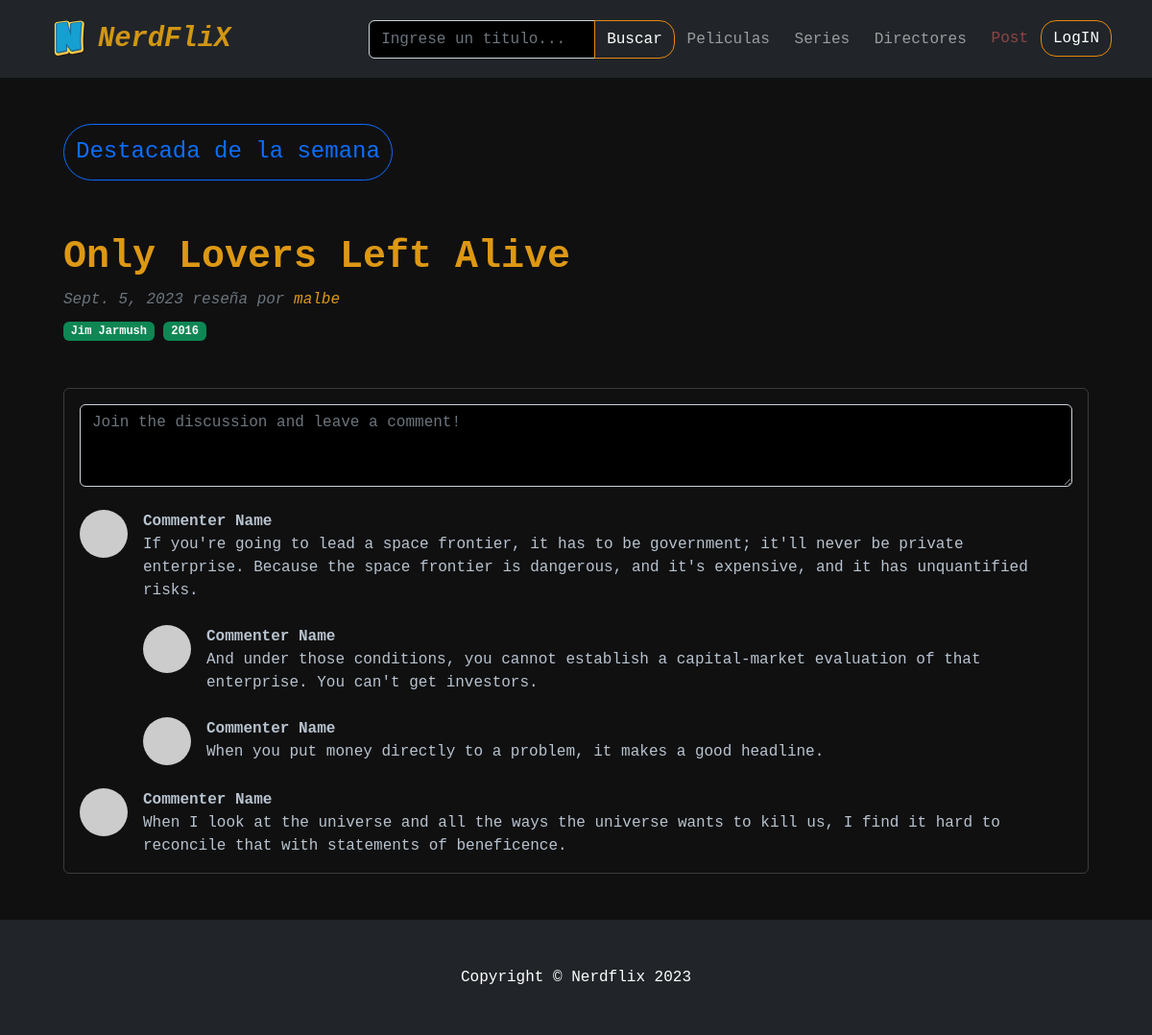
The page / on the database its author committed.
### AppCoder/models.py (models this page shows, shortened)
class Peliculas(models.Model):
    titulo =models.CharField(max_length=50)
    slug = models.SlugField(unique=True,null=True)
    fecha_creacion=models.DateField(auto_now_add=True)
    genero= models.ManyToManyField(Generos)
    año=models.IntegerField(blank=True,null=True)
    director = models.ForeignKey(Directores,on_delete=models.CASCADE,null=True)
    reseña = models.TextField(null=True)
    autor_reseña= models.ForeignKey(User,on_delete=models.CASCADE,null=True)
    cover = models.ImageField(null=True)
    imagen = models.ImageField(null=True)
    video_link = EmbedVideoField(blank=True,null=True)
    destacada= models.BooleanField(default=False)

class Directores(models.Model):
    nombre =models.CharField(max_length=50)
    apellido=models.CharField(max_length=50)
    slug = models.SlugField(unique=True,null=True)
    biografia= models.TextField(blank=True,null=True)
    imagen= models.ImageField(null=True)
    filmografia=models.ManyToManyField('Peliculas',blank=True)
    citas=models.CharField(max_length=300,null=True)
    def __str__(self):
        return f'{self.nombre} {self.apellido}'

### AppCoder/views.py (the view)
# urls.py: path('',inicio,name='inicio'),
def inicio(request):
    peliculas= Peliculas.objects.all()
    directores = Directores.objects.all()
    curadores= Curadores.objects.all()
    destacada= Peliculas.objects.filter(destacada=True)
    context= {
         'peliculas' : peliculas,
         'directores': directores,
         'curadores': curadores,
         'destacada':destacada,
    }
    return render(request,"AppCoder/inicio.html",context=context)

### AppCoder/context_processors.py (called while the page is built)
def generos_contexto(request):
    generos=Generos.objects.all()
    return {
        'generos':generos
    }

### AppCoder/templates/AppCoder/inicio.html (shortened to what this page needs)
{% extends "Base.html" %}
{% load static %}
{% load embed_video_tags %}
{% block contenidoQueCambia %}
        <div class="container mt-5">
            <div class="row">
                <div class="col-lg-12">
                    {% for pelicula in peliculas %}
                    {% if pelicula.destacada == True %}
                    <article>
                        <header class="mb-4">
                            <nav class="blog-pagination " aria-label="Pagination">
                            <a class="btn btn-outline-primary rounded-pill"><h4>Destacada de la semana</h4></a>
                           </nav>
                            <br>
                            <br>
                            <h1><a class="fw-bolder mb-1" href="{% url 'peliculas_detalle' pelicula.slug %}">{{ pelicula.titulo }}</a></h1>
                            <div class="text-muted fst-italic mb-2"> {{ pelicula.fecha_creacion}} reseña por <a class="list-unstyled" href="{% url 'usuarios_detalle' pelicula.autor_reseña.id  %}">{{ pelicula.autor_reseña}}</a></div>
                            <a class="badge bg-secondary text-decoration-none link-light" href="{% url 'directores_detalle' pelicula.director.slug %}">{{ pelicula.director}} </a>
                            <a class="badge bg-secondary text-decoration-none link-light">{{ pelicula.año}}</a>
                    </article>
                    {% endif %}
                    {% endfor %}
                    <br>
                    <section class="mb-5">
                        <div class="card bg-light">
                            <div class="card-body">
                                <form class="mb-4"><textarea class="form-control" rows="3" placeholder="Join the discussion and leave a comment!"></textarea></form>
                                <div class="d-flex mb-4">
                                    <div class="flex-shrink-0"><img class="rounded-circle" src="https://dummyimage.com/50x50/ced4da/6c757d.jpg" alt="..." /></div>
                                    <div class="ms-3">
                                        <div class="fw-bold">Commenter Name</div>
                                        If you're going to lead a space frontier, it has to be government; it'll never be private enterprise. Because the space frontier is dangerous, and it's expensive, and it has unquantified risks.
                                        <div class="d-flex mt-4">
                                            <div class="flex-shrink-0"><img class="rounded-circle" src="https://dummyimage.com/50x50/ced4da/6c757d.jpg" alt="..." /></div>
                                            <div class="ms-3">
                                                <div class="fw-bold">Commenter Name</div>
                                                And under those conditions, you cannot establish a capital-market evaluation of that enterprise. You can't get investors.
                                            </div>
                                        </div>
                                        <div class="d-flex mt-4">
                                            <div class="flex-shrink-0"><img class="rounded-circle" src="https://dummyimage.com/50x50/ced4da/6c757d.jpg" alt="..." /></div>
                                            <div class="ms-3">
                                                <div class="fw-bold">Commenter Name</div>
                                                When you put money directly to a problem, it makes a good headline.
                                            </div>
                                        </div>
                                    </div>
                                </div>
                                <div class="d-flex">
                                    <div class="flex-shrink-0"><img class="rounded-circle" src="https://dummyimage.com/50x50/ced4da/6c757d.jpg" alt="..." /></div>
                                    <div class="ms-3">
                                        <div class="fw-bold">Commenter Name</div>
                                        When I look at the universe and all the ways the universe wants to kill us, I find it hard to reconcile that with statements of beneficence.
                                    </div>
                                </div>
                            </div>
                        </div>
                    </section>
                </div>
            </div>
         </div>
{% endblock %}

### rows shown on the page
Peliculas: titulo "Only Lovers Left Alive", fecha_creacion "Sept. 5, 2023", autor_reseña "malbe", director "Jim Jarmush", año "2016"
